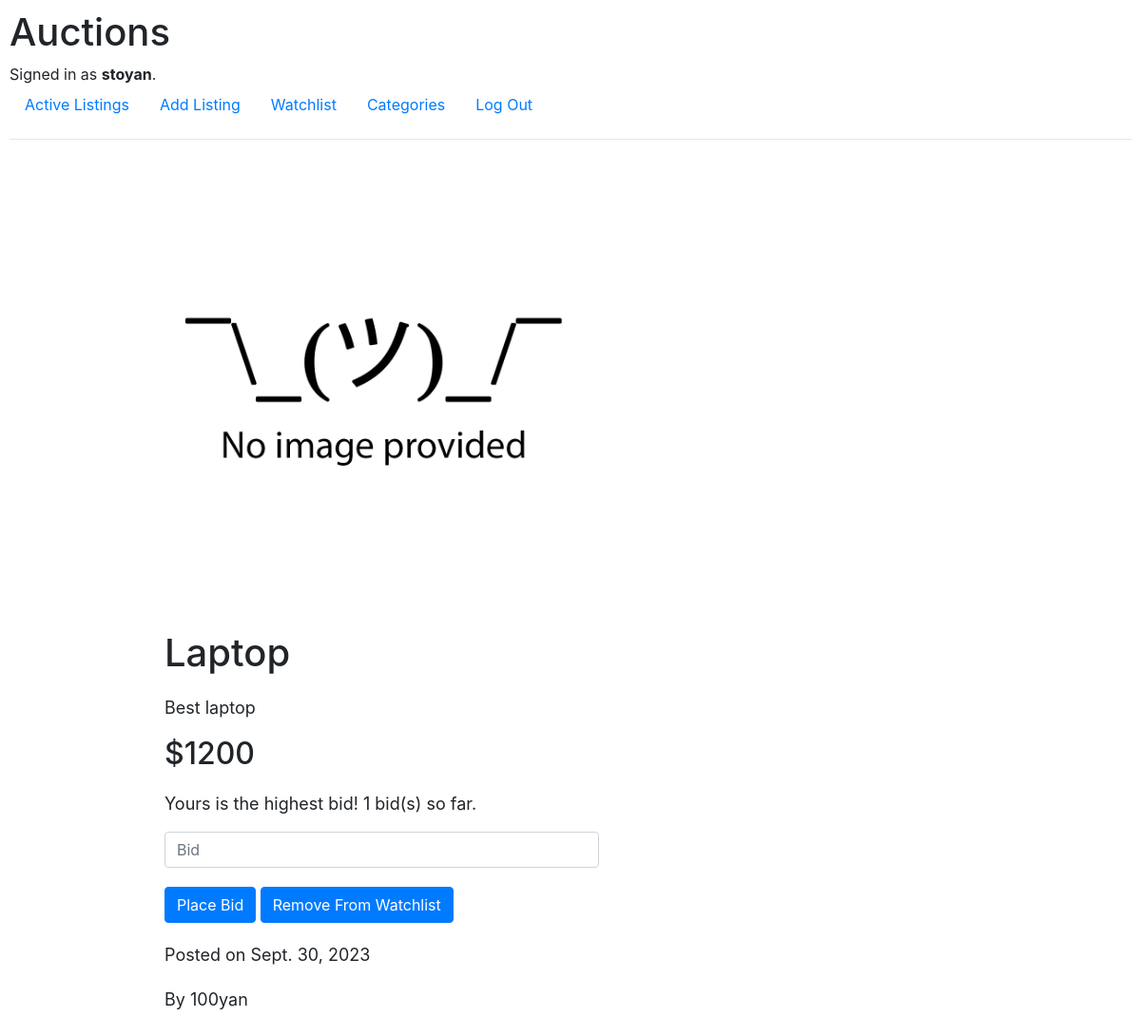
/view/30/Laptop (signed in), run on an earlier commit of the app's database.
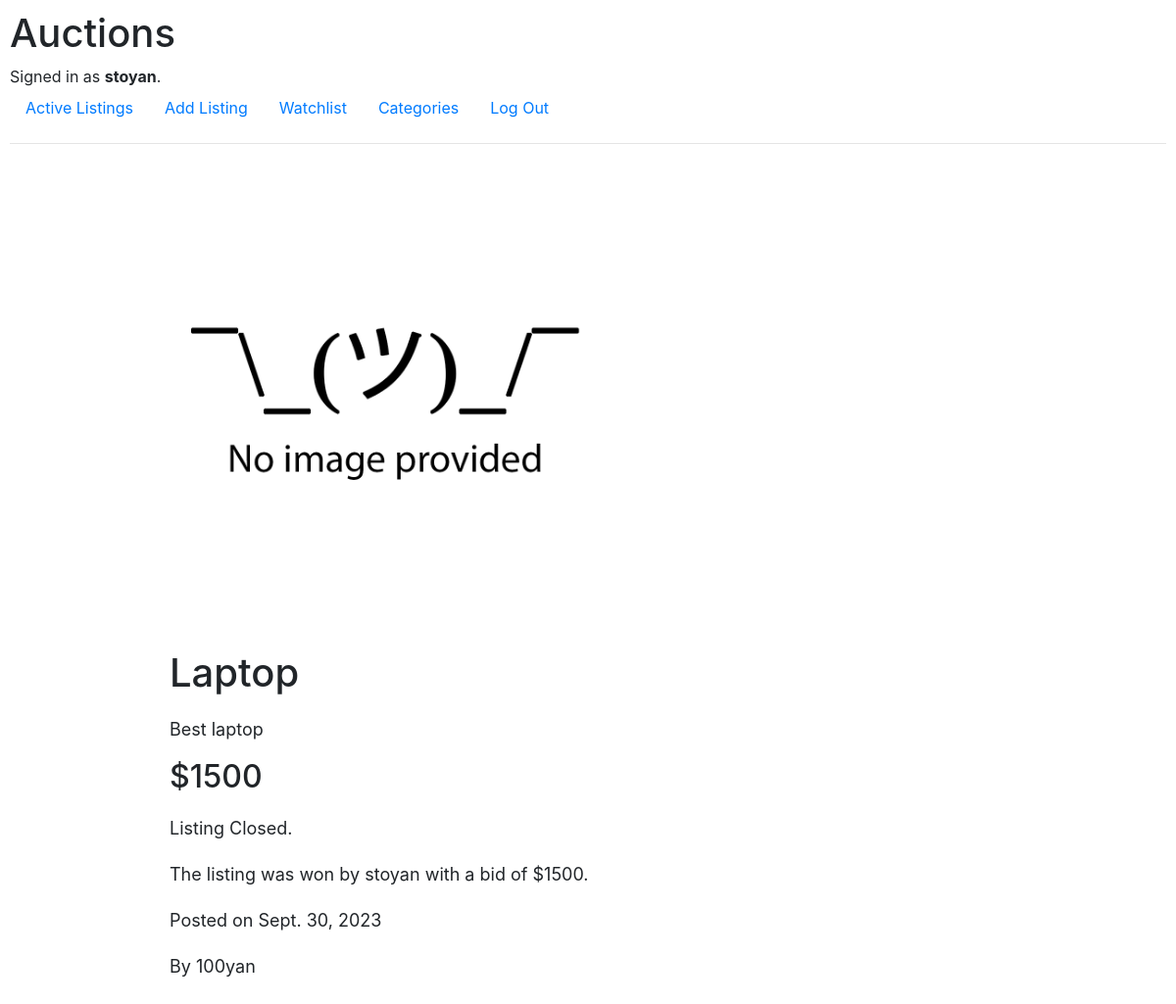
And on a later commit of the database.
### auctions/models.py (models this page shows, shortened)
class User(AbstractUser):
    pass

class ListingDetails(models.Model):
    CATEGORY_CHOICES = [
                ('1', 'Fashion'),
                ('2', 'Home'),
                ('3', 'Toys'),
                ('4', 'Electronics'),
                ('5', 'Books'),
                ('6', 'Misc'),
                ]
    descr = models.CharField(max_length=1000)
    starting_bid = models.PositiveIntegerField()
    img = models.URLField(blank=True)
    category = models.CharField(max_length=50, blank=True, choices=CATEGORY_CHOICES)
    listing = models.ForeignKey(Listing, on_delete=models.CASCADE)
    date_added = models.DateField(blank=True)

class Listing(models.Model):
    title = models.CharField(max_length=100)
    added_by = models.ForeignKey(User, on_delete=models.CASCADE, related_name='single_reference')
    watchlist = models.ManyToManyField(User, related_name='multiple_reference', null=True, blank=True)
    active = models.BooleanField(default=True)
    def __str__(self):
        watchlist_users = ', '.join([user.username for user in self.watchlist.all()])
        return f'{self.id}, {self.title}, {self.added_by}, {watchlist_users}, {self.active}'

class Bids(models.Model):
    listing = models.ForeignKey(Listing, on_delete=models.CASCADE)
    highest_bid = models.PositiveIntegerField()
    bidder = models.CharField(max_length=100)
    num_of_bids = models.PositiveIntegerField()

### auctions/views.py (the view, shortened to what this page needs)
# urls.py: path("view/<int:listing_id>/<str:title>", views.view_listing, name="view"),
@login_required
def view_listing(request, listing_id, title):
    listing = Listing.objects.get(id=listing_id)
    get_listing_details = ListingDetails.objects.get(listing=listing_id)
    get_bid = Bids.objects.get(listing=listing_id)
    current_user = User.objects.get(pk=request.user.id)
    watchlist = current_user in listing.watchlist.all()
    context = {
        'title': listing,
        'details': get_listing_details,
        'bids': get_bid,
        'watchlist': watchlist
        }
    return render(request, "auctions/view_listing.html", context)

### auctions/templates/auctions/view_listing.html (shortened to what this page needs)
{% extends 'auctions/layout.html' %}
{% block body %}
<div class="container">
    <div class="flex-listing">
        <div class="listing-column-img">
            {% if details.img %}
                <img src="{{ details.img }}" alt="listing-photo" height="500px" width="500px">
            {% endif %}
        </div>
        <div class="listing-column-text">
            <h1>{{ title.title }}</h1>
            <p>{{ details.descr }}</p>
            <h2>${{ bids.highest_bid }}</h2>
            {% if user != title.added_by and title.active %}
                {% if user.username == bids.bidder %}
                    <p>Yours is the highest bid! {{ bids.num_of_bids }} bid(s) so far.</p>
                {% else %}
                    <p>Someone else has bid on this item. {{ bids.num_of_bids }} bid(s) so far.</p>
                {% endif %}
                <form action="{% url 'view' listing_id=details.listing.id title=title %}" method="POST">
                    <input type="number" class="form-control" placeholder="Bid" name="new_bid">
                    <input type="submit" name='save-bid' class="btn btn-primary" value="Place Bid">
                    {% if not watchlist %}
                        <input type="submit" name='save-watchlist' class="btn btn-primary" value="Add To Watchlist">
                    {% else %}
                        <input type="submit" name='save-watchlist' class="btn btn-primary" value="Remove From Watchlist">
                    {% endif %}
                </form>
            {% elif not title.active %}
                <p>Listing Closed.</p>
                {% if user == title.added_by and bids.num_of_bids == 0 %}
                    <p>The listing was closed with no bids.</p>
                {% else %}
                    <p>The listing was won by {{ bids.bidder }} with a bid of ${{ bids.highest_bid }}.</p>
                {% endif %}
            {% endif %}
            <p>Posted on {{ details.date_added }}</p>
            {% if user != title.added_by %}
                <p>By {{ title.added_by }}</p>
            {% endif %}
        </div>
    </div>
</div>
{% endblock %}

### auctions/templates/auctions/layout.html (shortened to what this page needs)
{% load static %}
<!DOCTYPE html>
<html lang="en">
    <head>
        <link rel="stylesheet" href="https://stackpath.bootstrapcdn.com/bootstrap/4.4.1/css/bootstrap.min.css">
        <link href="{% static 'auctions/styles.css' %}" rel="stylesheet">
    </head>
    <body>
        <h1>Auctions</h1>
        <div>
            {% if user.is_authenticated %}
                Signed in as <strong>{{ user.username }}</strong>.
            {% else %}
                Not signed in.
            {% endif %}
        </div>
        <ul class="nav">
            <li class="nav-item">
                <a class="nav-link" href="{% url 'index' %}">Active Listings</a>
            </li>
            <li class="nav-item">
                <a class="nav-link" href="{% url 'create' %}">Add Listing</a>
            </li>
            <li class="nav-item">
                <a class="nav-link" href="{% url 'watchlist' %}">Watchlist</a>
            </li>
            <li class="nav-item">
                <a class="nav-link" href="{% url 'categories' category='all' %}">Categories</a>
            </li>
            {% if user.is_authenticated %}
                <li class="nav-item">
                    <a class="nav-link" href="{% url 'logout' %}">Log Out</a>
                </li>
            {% endif %}
        </ul>
        <hr>
        {% block body %}
        {% endblock %}
    </body>
</html>

### auctions/static/auctions/styles.css (style rules this page uses)
body { padding: 10px; }
.container { max-width: 80%; margin: auto; }
.flex-listing { display: flex; flex-wrap: wrap; }
.listing-column-img { margin-top: 0; flex-basis: 20%; }
.listing-column-text { flex-basis: 60%; max-width: 50%; margin-left: 30px; }
.listing-column-text > p { margin-top: 20px; font-size: 18px; }

What changed in the data, as far as the page shows it:
changed Listing "Laptop": active True → False (drawn)
changed Bids: highest_bid "1200" → "1500"; bidder (not shown) → "stoyan"; highest_bid (not shown) → "1500"; num_of_bids "1" → (not shown)
Also different on the page:
form field save-bid: "Place Bid" → (not shown)
form field save-watchlist: "Remove From Watchlist" → (not shown)
text no longer shown: "Yours is the highest bid! bid(s) so far."
text now shown: "Listing Closed. The listing was won by with a bid of $ ."
